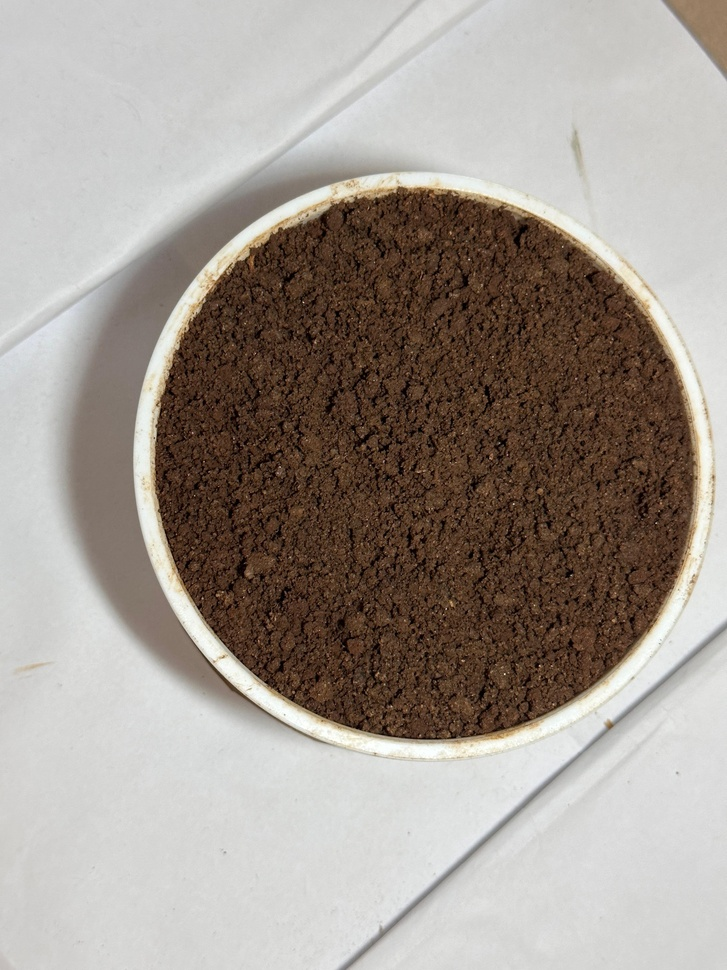
#> input picture INPUT1/DAY01-05-30.jpg, 727 x 970 px, shrunk from 3024 x 4032 before the run; its folder holds only this picture in this run
$ jupyter execute HealthCondition.ipynb
#> lines starting #> are read from the running program, lines starting #| are printed output that depends on the picture; after the words box and inside, x2 and y2 are one past the last pixel; in counts of white or black regions, pixels touching at a corner belong together
[cell 1]
import cv2
import numpy as np
import matplotlib.pyplot as plt
import os

def measure_plant_height(image_path, known_pot_height_cm, known_pot_height_px):

#> called with image_path = 'INPUT1/DAY01-05-30.jpg', known_pot_height_cm = 10, known_pot_height_px = 150
    image = cv2.imread(image_path)
#> image is the input picture: shape (970, 727, 3); mean B, G, R 145.1, 152.6, 161.4
    gray = cv2.cvtColor(image, cv2.COLOR_BGR2GRAY)
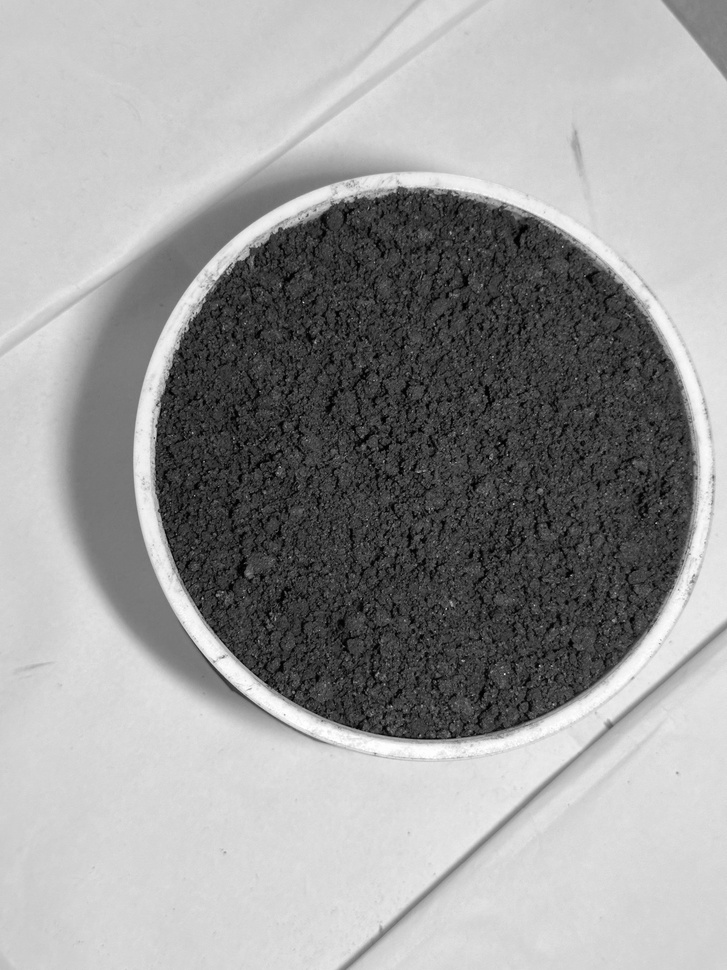
#> gray: shape (970, 727); min 0, max 255, mean 154.4

    # Thresholding to create a binary mask
    _, binary = cv2.threshold(gray, 100, 255, cv2.THRESH_BINARY_INV)
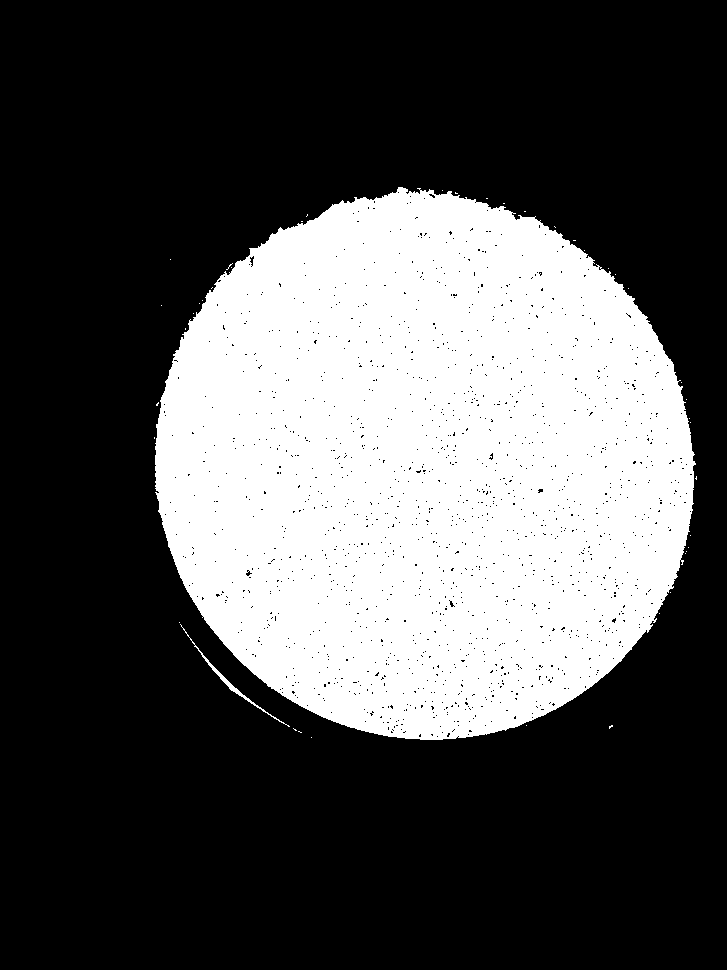
#> binary: shape (970, 727); 32.6% white; 43 white regions (41 under 20 px)

    # Find contours
    contours, _ = cv2.findContours(binary, cv2.RETR_EXTERNAL, cv2.CHAIN_APPROX_SIMPLE)
#> contours = 43 contours, 41 with area under 20; largest, box (x1, y1, x2, y2) and area: (155, 187, 696, 740) 230779, (180, 624, 290, 727) 228

    if not contours:
        return None

    # Get the largest contour (assumed to be the plant)
    plant_contour = max(contours, key=cv2.contourArea)
#> plant_contour = contour of 1092 points, box (x1, y1, x2, y2) (155, 187, 696, 740), area 230779

    # Get bounding box
    _, y, _, h = cv2.boundingRect(plant_contour)
#> y = 187; h = 553

    # Convert pixel height to cm
    pixel_to_cm_ratio = known_pot_height_cm / known_pot_height_px
    plant_height_cm = h * pixel_to_cm_ratio
#> plant_height_cm = 36.87

    return plant_height_cm

def assess_health_condition(heights):
    health_conditions = []

    for i in range(len(heights)):
        if i == 0:
            health_conditions.append("Healthy (Initial)")
        else:
            growth_rate = heights[i] - heights[i-1]

            if growth_rate > 1:
                health_conditions.append("Healthy")
            elif 0.2 <= growth_rate <= 1:
                health_conditions.append("Slow Growth")
            elif -0.5 < growth_rate < 0.2:
                health_conditions.append("Stunted Growth")
            else:
                health_conditions.append("Wilting/Shrinking")

    return health_conditions

image_folder = 'INPUT1'
image_filenames = sorted(os.listdir(image_folder))


known_pot_height_cm = 10  # Adjust based on actual pot height
known_pot_height_px = 150  # Adjust based on measured pixels in an image

# Prepare lists to store heights and days
plant_heights = []
days = []

# Process each image
for image_filename in image_filenames:
    image_path = os.path.join(image_folder, image_filename)
    day = image_filename.split('.')[0]


    height = measure_plant_height(image_path, known_pot_height_cm, known_pot_height_px)
#> height = 36.87

    if height is not None:
        plant_heights.append(height)
        days.append(day)


health_conditions = assess_health_condition(plant_heights)
#> the loop in assess_health_condition, `for i in range(len(heights)):` made 1 pass
#> after the loop in assess_health_condition, `for i in range(len(heights)):`: health_conditions = ['Healthy (Initial)']
#> health_conditions = ['Healthy (Initial)']


plt.figure(figsize=(10, 6))
plt.plot(days, plant_heights, marker='o', linestyle='-', color='g', label='Plant Height')
plt.xlabel('Days')
plt.ylabel('Plant Height (cm)')
plt.title('Plant Growth Over Time')
plt.xticks(rotation=45)
plt.grid(True)
plt.tight_layout()
plt.legend()
plt.show()


for day, height, condition in zip(days, plant_heights, health_conditions):
    print(f"{day}: {height:.2f} cm - {condition}")
#> this loop made 1 pass
#> (day, height, condition) on pass 1: ('DAY01-05-30', 36.87, 'Healthy (Initial)')
#| DAY01-05-30: 36.87 cm - Healthy (Initial)
